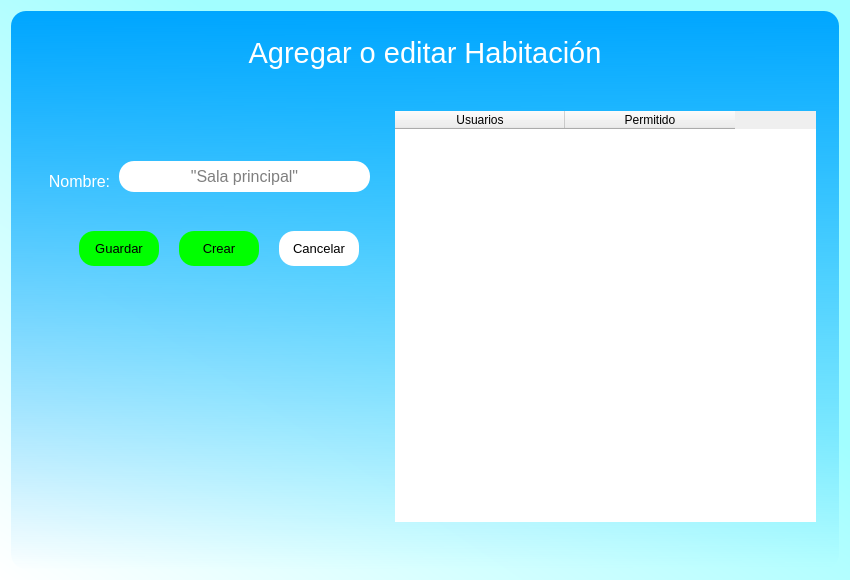
<?xml version="1.0" encoding="UTF-8"?>
<ui version="4.0">
 <class>Dialog</class>
 <widget class="QDialog" name="Dialog">
  <property name="geometry">
   <rect>
    <x>0</x>
    <y>0</y>
    <width>850</width>
    <height>580</height>
   </rect>
  </property>
  <property name="minimumSize">
   <size>
    <width>850</width>
    <height>580</height>
   </size>
  </property>
  <property name="maximumSize">
   <size>
    <width>850</width>
    <height>550</height>
   </size>
  </property>
  <property name="windowTitle">
   <string>SITHome-Formulario Habitación</string>
  </property>
  <property name="styleSheet">
   <string notr="true">background-color: qlineargradient(spread:pad, x1:1, y1:0, x2:0, y2:1, stop:0.386364 rgba(162, 254, 255, 255), stop:1 rgba(255, 255, 255, 255));</string>
  </property>
  <layout class="QVBoxLayout" name="verticalLayout">
   <item>
    <widget class="QFrame" name="frame">
     <property name="styleSheet">
      <string notr="true">background-color: qlineargradient(spread:pad, x1:0.493, y1:0, x2:0.502, y2:1, stop:0 rgba(0, 166, 255, 255), stop:1 rgba(162, 254, 255, 0));
border-radius: 15px;</string>
     </property>
     <property name="frameShape">
      <enum>QFrame::StyledPanel</enum>
     </property>
     <property name="frameShadow">
      <enum>QFrame::Raised</enum>
     </property>
     <layout class="QVBoxLayout" name="verticalLayout_3">
      <item>
       <widget class="QFrame" name="frame_2">
        <property name="maximumSize">
         <size>
          <width>16777215</width>
          <height>66</height>
         </size>
        </property>
        <property name="styleSheet">
         <string notr="true">background: none;</string>
        </property>
        <property name="frameShape">
         <enum>QFrame::StyledPanel</enum>
        </property>
        <property name="frameShadow">
         <enum>QFrame::Raised</enum>
        </property>
        <layout class="QVBoxLayout" name="verticalLayout_2">
         <item>
          <widget class="QLabel" name="nombreHab">
           <property name="text">
            <string>&lt;html&gt;&lt;head/&gt;&lt;body&gt;&lt;p align=&quot;center&quot;&gt;&lt;span style=&quot; font-size:22pt; color:#ffffff;&quot;&gt;Agregar o editar Habitación&lt;/span&gt;&lt;/p&gt;&lt;/body&gt;&lt;/html&gt;</string>
           </property>
          </widget>
         </item>
        </layout>
       </widget>
      </item>
      <item>
       <widget class="QFrame" name="frame_3">
        <property name="styleSheet">
         <string notr="true">background: none;</string>
        </property>
        <property name="frameShape">
         <enum>QFrame::StyledPanel</enum>
        </property>
        <property name="frameShadow">
         <enum>QFrame::Raised</enum>
        </property>
        <layout class="QHBoxLayout" name="horizontalLayout">
         <item>
          <widget class="QFrame" name="frame_4">
           <property name="maximumSize">
            <size>
             <width>350</width>
             <height>16777215</height>
            </size>
           </property>
           <property name="frameShape">
            <enum>QFrame::StyledPanel</enum>
           </property>
           <property name="frameShadow">
            <enum>QFrame::Raised</enum>
           </property>
           <widget class="QLineEdit" name="nameRegister">
            <property name="geometry">
             <rect>
              <x>90</x>
              <y>60</y>
              <width>251</width>
              <height>31</height>
             </rect>
            </property>
            <property name="focusPolicy">
             <enum>Qt::ClickFocus</enum>
            </property>
            <property name="styleSheet">
             <string notr="true">background-color: rgb(255, 255, 255);
border-radius: 15px;
border : none;
font: 12pt;</string>
            </property>
            <property name="text">
             <string/>
            </property>
            <property name="alignment">
             <set>Qt::AlignCenter</set>
            </property>
            <property name="placeholderText">
             <string>&quot;Sala principal&quot;</string>
            </property>
           </widget>
           <widget class="QPushButton" name="btn_crear">
            <property name="geometry">
             <rect>
              <x>150</x>
              <y>130</y>
              <width>80</width>
              <height>35</height>
             </rect>
            </property>
            <property name="minimumSize">
             <size>
              <width>80</width>
              <height>35</height>
             </size>
            </property>
            <property name="maximumSize">
             <size>
              <width>80</width>
              <height>35</height>
             </size>
            </property>
            <property name="cursor">
             <cursorShape>PointingHandCursor</cursorShape>
            </property>
            <property name="styleSheet">
             <string notr="true">background-color: rgb(0, 255, 0);
border-radius: 15px;
font: 10pt;</string>
            </property>
            <property name="text">
             <string>Crear</string>
            </property>
           </widget>
           <widget class="QPushButton" name="btn_cancelar">
            <property name="geometry">
             <rect>
              <x>250</x>
              <y>130</y>
              <width>80</width>
              <height>35</height>
             </rect>
            </property>
            <property name="minimumSize">
             <size>
              <width>80</width>
              <height>35</height>
             </size>
            </property>
            <property name="maximumSize">
             <size>
              <width>80</width>
              <height>35</height>
             </size>
            </property>
            <property name="cursor">
             <cursorShape>PointingHandCursor</cursorShape>
            </property>
            <property name="styleSheet">
             <string notr="true">background-color: white;
border-radius: 15px;
font: 10pt;</string>
            </property>
            <property name="text">
             <string>Cancelar</string>
            </property>
           </widget>
           <widget class="QLabel" name="label_2">
            <property name="geometry">
             <rect>
              <x>10</x>
              <y>70</y>
              <width>81</width>
              <height>21</height>
             </rect>
            </property>
            <property name="styleSheet">
             <string notr="true"/>
            </property>
            <property name="text">
             <string>&lt;html&gt;&lt;head/&gt;&lt;body&gt;&lt;p align=&quot;center&quot;&gt;&lt;span style=&quot; font-size:12pt; color:#ffffff;&quot;&gt;Nombre:&lt;/span&gt;&lt;/p&gt;&lt;/body&gt;&lt;/html&gt;</string>
            </property>
           </widget>
           <widget class="QPushButton" name="btn_guardar">
            <property name="geometry">
             <rect>
              <x>50</x>
              <y>130</y>
              <width>80</width>
              <height>35</height>
             </rect>
            </property>
            <property name="minimumSize">
             <size>
              <width>80</width>
              <height>35</height>
             </size>
            </property>
            <property name="maximumSize">
             <size>
              <width>80</width>
              <height>35</height>
             </size>
            </property>
            <property name="cursor">
             <cursorShape>PointingHandCursor</cursorShape>
            </property>
            <property name="styleSheet">
             <string notr="true">background-color: rgb(0, 255, 0);
border-radius: 15px;
font: 10pt;</string>
            </property>
            <property name="text">
             <string>Guardar</string>
            </property>
           </widget>
          </widget>
         </item>
         <item>
          <widget class="QFrame" name="frame_5">
           <property name="frameShape">
            <enum>QFrame::StyledPanel</enum>
           </property>
           <property name="frameShadow">
            <enum>QFrame::Raised</enum>
           </property>
           <widget class="QTableWidget" name="tableWidget">
            <property name="geometry">
             <rect>
              <x>10</x>
              <y>10</y>
              <width>421</width>
              <height>411</height>
             </rect>
            </property>
            <property name="showGrid">
             <bool>true</bool>
            </property>
            <property name="gridStyle">
             <enum>Qt::DotLine</enum>
            </property>
            <attribute name="horizontalHeaderCascadingSectionResizes">
             <bool>true</bool>
            </attribute>
            <attribute name="horizontalHeaderDefaultSectionSize">
             <number>170</number>
            </attribute>
            <attribute name="horizontalHeaderMinimumSectionSize">
             <number>0</number>
            </attribute>
            <attribute name="horizontalHeaderStretchLastSection">
             <bool>false</bool>
            </attribute>
            <column>
             <property name="text">
              <string>Usuarios</string>
             </property>
             <property name="textAlignment">
              <set>AlignCenter</set>
             </property>
            </column>
            <column>
             <property name="text">
              <string>Permitido</string>
             </property>
            </column>
           </widget>
          </widget>
         </item>
        </layout>
       </widget>
      </item>
     </layout>
    </widget>
   </item>
  </layout>
 </widget>
 <resources/>
 <connections/>
</ui>
